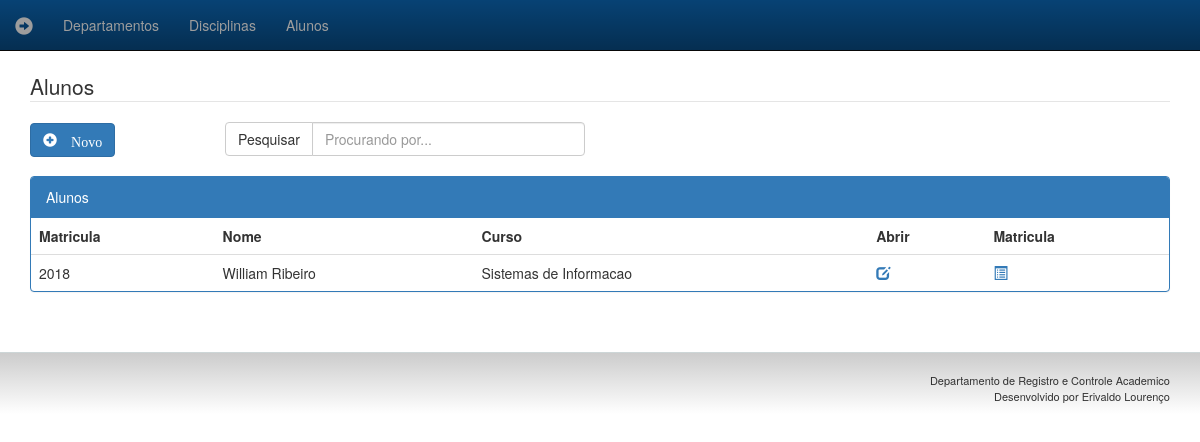
Page /alunos on the earlier database version.
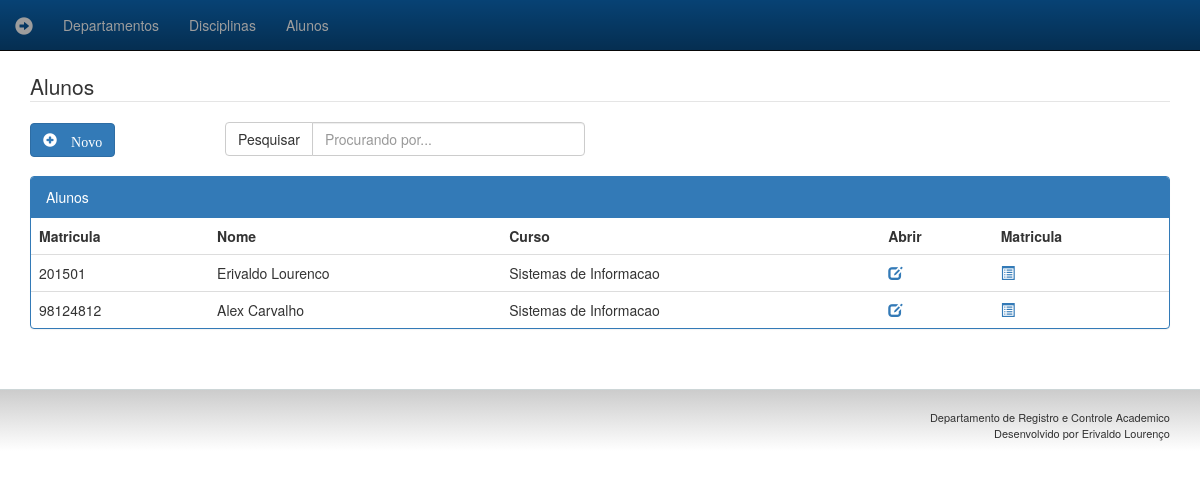
Same page on the later database version.
### coredrca/models.py (models this page shows)
class Aluno(models.Model):
    nome = models.CharField(max_length = 30)
    matricula = models.IntegerField()
    curso = models.ForeignKey(Curso, null=False, on_delete=models.CASCADE)
    credito = models.ForeignKey(Credito, null=False, on_delete=models.CASCADE)
    disciplinas = models.ManyToManyField(Disciplina, blank=True)
    def __str__(self):
        return self.nome

class Curso(models.Model):
    nome = models.CharField(max_length = 30)
    secretaria = models.ForeignKey(Secretaria, null=False, on_delete=models.CASCADE)
    def __str__(self):
        return self.nome

### coredrca/views.py (the view)
# urls.py: url(r'^alunos$', views.alunos),
def alunos(request):
    alunos = Aluno.objects.all()
    teste = 'Alunos'
    template = loader.get_template('alunos.html')
    context = {'alunos' : alunos}
    return HttpResponse(template.render(context, request))

### coredrca/templates/alunos.html (shortened to what this page needs)
{% extends "base.html" %}
{% block conteudo %}
<legend>Alunos</legend>
<div class="row">
  <div class="col-md-2">
    <a href="cadastro-aluno.html"><button type="button" class="btn btn-primary glyphicon glyphicon-plus-sign"> Novo</button></a>
  </div>
  <div class="col-md-4">
    <div class="input-group">
        <span class="input-group-btn">
          <button class="btn btn-default" type="button">Pesquisar</button>
        </span>
        <input type="text" class="form-control" placeholder="Procurando por...">
      </div>
  </div>
</div>
<div class="row">
  <div class="col-md-12">
  <br>
    <div class="panel panel-primary">
      <div class="panel-heading">Alunos</div>
      <table class="table">
          <tr>
            <th>Matricula</th>
            <th>Nome</th>
            <th>Curso</th>
            <th>Abrir</th>
            <th>Matricula</th>
          </tr>
          {%for aluno in alunos%}
          <tr>
            <td>{{aluno.matricula}}</td>
            <td>{{aluno}}</td>
            <td>{{aluno.curso}}</td>
            <td ><a href=""class="glyphicon glyphicon-edit"></a></td>
            <td ><a href=""class="glyphicon glyphicon-list-alt"></a></td>
          </tr>
          {% endfor %}
      </table>
    </div>
  </div>
</div>
{% endblock %}

### coredrca/templates/base.html (shortened to what this page needs)
{% load static from staticfiles %}
<!DOCTYPE html>
<html lang="en">
  <head>
    <link href="{% static "lib/bootstrap/css/bootstrap.min.css" %}" rel="stylesheet">
     <link href="{% static "css/style.css" %}" rel="stylesheet" >
  </head>
  <body>
      <nav class="navbar staff-nav navbar-inverse  navbar-static-top">
        <div class="container-fluid">
          <div class="navbar-header">
            <a class="navbar-brand glyphicon glyphicon-circle-arrow-right" href="/"></a>
          </div>
          <div class="collapse navbar-collapse" id="bs-example-navbar-collapse-1">
            <ul class="nav navbar-nav">
            <li><a href="/departamentos">Departamentos</a></li>
            <li><a href="/disciplinas">Disciplinas</a></li>
            <li><a href="/alunos">Alunos</a></li>
            </ul>
          </div>
        </div>
      </nav>
    <div class="container">
	{% block conteudo %}
	{% endblock %}
	</div>
      <footer class="footer navbar-static-bottom" >
       <div class="staff-footer">
            <div class="container">
                <p class="staff-aling-rigth">Departamento de Registro e Controle Academico<br>
                    Desenvolvido por Erivaldo Lourenço
                </p>
            </div>
      </div>
      </footer>
  </body>
</html>

### webfiles/css/style.css (style rules this page uses)
.staff-footer { border-top: 1px solid #CDD6D7; background-image: linear-gradient(to top, #FFF, #CCC); font-size: 11px; margin-top: 40px; text-align: right; }
.staff-aling-rigth { float: right; margin-top: 20px; font-size: 11px; }
.staff-nav { background-color: #074274; background-image: linear-gradient(to bottom, transparent, rgba(0,0,0,.3)); }

Differences in the rows shown:
changed Aluno: matricula "2018" → "201501"; nome "William Ribeiro" → "Erivaldo Lourenco"
added Aluno: matricula "98124812", nome "Alex Carvalho", curso "Sistemas de Informacao"
